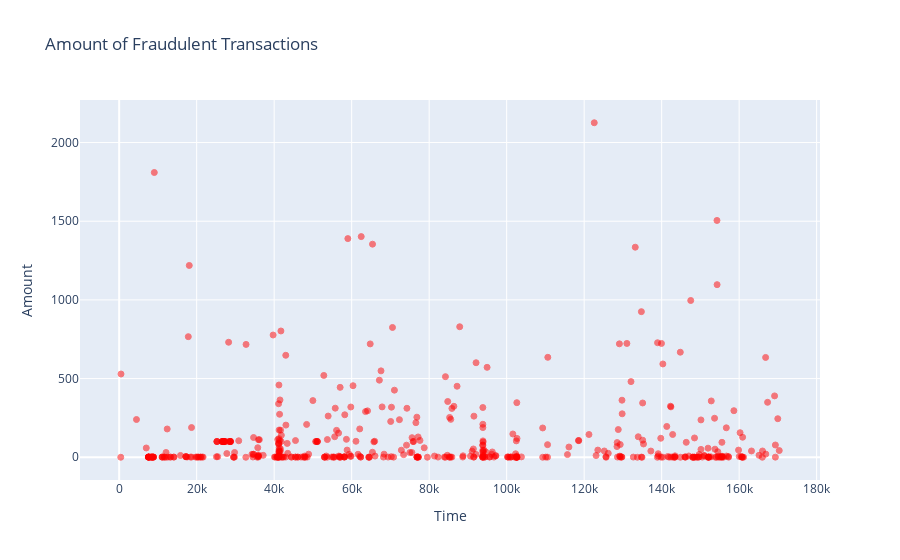

Notebook code for this chart:
### Markdown cell above
Scatter plot to visualize the relationship between the time of occurrence and the transaction amount for fraudulent credit card transactions. Each data point represents a fraudulent transaction, where the x-axis denotes the time of the transaction and the y-axis represents the transaction amount.

### Code cell
# Filter fraudulent transactions
fraud = dataset[dataset['Class'] == 1]

# Create scatter plot trace
trace = go.Scatter(
    x=fraud['Time'],
    y=fraud['Amount'],
    mode='markers',
    marker=dict(
        color='red',
        opacity=0.5,
        line=dict(color='red', width=1)
    ),
    text=fraud['Amount'],
    name='Amount'
)

# Create layout
layout = go.Layout(
    title='Amount of Fraudulent Transactions',
    xaxis=dict(title='Time', showticklabels=True),
    yaxis=dict(title='Amount'),
    hovermode='closest'
)

# Create figure
fig = go.Figure(data=[trace], layout=layout)

# Plot figure
fig.show()

### Figure 1 — Plotly figure (JSON) as saved in the notebook; plotly's stock layout.template omitted (floating-point values rounded to 4 significant figures; data arrays with more than 128 entries replaced by an {"elided": "..."} marker saying what was removed)
{"data": [{"marker": {"color": "red", "line": {"color": "red", "width": 1}, "opacity": 0.5}, "mode": "markers", "name": "Amount", "text": {"elided": "473 float values"}, "type": "scatter", "x": {"elided": "473 int values"}, "y": {"elided": "473 float values"}}], "layout": {"hovermode": "closest", "title": {"text": "Amount of Fraudulent Transactions"}, "xaxis": {"showticklabels": true, "title": {"text": "Time"}}, "yaxis": {"title": {"text": "Amount"}}}}
